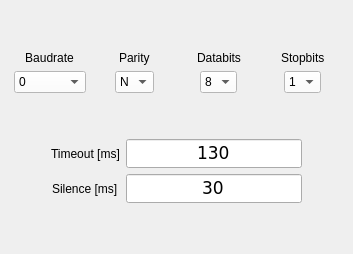
      <widget class="QWidget" name="SERIAL_PORT_1">
       <attribute name="title">
        <string>SERIAL PORT 1</string>
       </attribute>
       <layout class="QVBoxLayout" name="verticalLayout_6">
        <item>
         <layout class="QGridLayout" name="gridLayout_10">
          <item row="0" column="0">
           <spacer name="verticalSpacer_7">
            <property name="orientation">
             <enum>Qt::Vertical</enum>
            </property>
            <property name="sizeHint" stdset="0">
             <size>
              <width>20</width>
              <height>40</height>
             </size>
            </property>
           </spacer>
          </item>
          <item row="1" column="3" alignment="Qt::AlignHCenter">
           <widget class="QLabel" name="label_Stopbits_SERIAL_PORT_1">
            <property name="sizePolicy">
             <sizepolicy hsizetype="Fixed" vsizetype="Fixed">
              <horstretch>0</horstretch>
              <verstretch>0</verstretch>
             </sizepolicy>
            </property>
            <property name="text">
             <string>Stopbits</string>
            </property>
           </widget>
          </item>
          <item row="1" column="2" alignment="Qt::AlignHCenter">
           <widget class="QLabel" name="label_Databits_SERIAL_PORT_1">
            <property name="sizePolicy">
             <sizepolicy hsizetype="Fixed" vsizetype="Fixed">
              <horstretch>0</horstretch>
              <verstretch>0</verstretch>
             </sizepolicy>
            </property>
            <property name="text">
             <string>Databits</string>
            </property>
           </widget>
          </item>
          <item row="2" column="0" alignment="Qt::AlignHCenter">
           <widget class="QComboBox" name="comboBox_Baudrate_SERIAL_PORT_1">
            <property name="sizePolicy">
             <sizepolicy hsizetype="Fixed" vsizetype="Fixed">
              <horstretch>0</horstretch>
              <verstretch>0</verstretch>
             </sizepolicy>
            </property>
            <property name="focusPolicy">
             <enum>Qt::NoFocus</enum>
            </property>
            <property name="styleSheet">
             <string notr="true">background-color: rgb(255, 255, 255);</string>
            </property>
            <property name="currentIndex">
             <number>0</number>
            </property>
            <item>
             <property name="text">
              <string>0</string>
             </property>
            </item>
            <item>
             <property name="text">
              <string>2400</string>
             </property>
            </item>
            <item>
             <property name="text">
              <string>4800</string>
             </property>
            </item>
            <item>
             <property name="text">
              <string>9600</string>
             </property>
            </item>
            <item>
             <property name="text">
              <string>19200</string>
             </property>
            </item>
            <item>
             <property name="text">
              <string>38400</string>
             </property>
            </item>
            <item>
             <property name="text">
              <string>57600</string>
             </property>
            </item>
            <item>
             <property name="text">
              <string>115200</string>
             </property>
            </item>
            <item>
             <property name="text">
              <string>225000</string>
             </property>
            </item>
            <item>
             <property name="text">
              <string>230400</string>
             </property>
            </item>
           </widget>
          </item>
          <item row="1" column="1" alignment="Qt::AlignHCenter">
           <widget class="QLabel" name="label_Parity_SERIAL_PORT_1">
            <property name="sizePolicy">
             <sizepolicy hsizetype="Fixed" vsizetype="Fixed">
              <horstretch>0</horstretch>
              <verstretch>0</verstretch>
             </sizepolicy>
            </property>
            <property name="text">
             <string>Parity</string>
            </property>
           </widget>
          </item>
          <item row="2" column="1" alignment="Qt::AlignHCenter">
           <widget class="QComboBox" name="comboBox_Parity_SERIAL_PORT_1">
            <property name="sizePolicy">
             <sizepolicy hsizetype="Fixed" vsizetype="Fixed">
              <horstretch>0</horstretch>
              <verstretch>0</verstretch>
             </sizepolicy>
            </property>
            <property name="styleSheet">
             <string notr="true">background-color: rgb(255, 255, 255);</string>
            </property>
            <item>
             <property name="text">
              <string>N</string>
             </property>
            </item>
            <item>
             <property name="text">
              <string>E</string>
             </property>
            </item>
            <item>
             <property name="text">
              <string>O</string>
             </property>
            </item>
           </widget>
          </item>
          <item row="2" column="2" alignment="Qt::AlignHCenter">
           <widget class="QComboBox" name="comboBox_Databits_SERIAL_PORT_1">
            <property name="sizePolicy">
             <sizepolicy hsizetype="Fixed" vsizetype="Fixed">
              <horstretch>0</horstretch>
              <verstretch>0</verstretch>
             </sizepolicy>
            </property>
            <property name="styleSheet">
             <string notr="true">background-color: rgb(255, 255, 255);</string>
            </property>
            <property name="currentIndex">
             <number>3</number>
            </property>
            <item>
             <property name="text">
              <string>5</string>
             </property>
            </item>
            <item>
             <property name="text">
              <string>6</string>
             </property>
            </item>
            <item>
             <property name="text">
              <string>7</string>
             </property>
            </item>
            <item>
             <property name="text">
              <string>8</string>
             </property>
            </item>
            <item>
             <property name="text">
              <string>9</string>
             </property>
            </item>
           </widget>
          </item>
          <item row="1" column="0" alignment="Qt::AlignHCenter">
           <widget class="QLabel" name="label_Baudrate_SERIAL_PORT_1">
            <property name="sizePolicy">
             <sizepolicy hsizetype="Fixed" vsizetype="Fixed">
              <horstretch>0</horstretch>
              <verstretch>0</verstretch>
             </sizepolicy>
            </property>
            <property name="text">
             <string>Baudrate</string>
            </property>
            <property name="alignment">
             <set>Qt::AlignCenter</set>
            </property>
           </widget>
          </item>
          <item row="2" column="3" alignment="Qt::AlignHCenter">
           <widget class="QComboBox" name="comboBox_Stopbits_SERIAL_PORT_1">
            <property name="sizePolicy">
             <sizepolicy hsizetype="Fixed" vsizetype="Fixed">
              <horstretch>0</horstretch>
              <verstretch>0</verstretch>
             </sizepolicy>
            </property>
            <property name="styleSheet">
             <string notr="true">background-color: rgb(255, 255, 255);</string>
            </property>
            <property name="currentIndex">
             <number>0</number>
            </property>
            <item>
             <property name="text">
              <string>1</string>
             </property>
            </item>
            <item>
             <property name="text">
              <string>2</string>
             </property>
            </item>
           </widget>
          </item>
          <item row="3" column="0">
           <spacer name="verticalSpacer_8">
            <property name="orientation">
             <enum>Qt::Vertical</enum>
            </property>
            <property name="sizeHint" stdset="0">
             <size>
              <width>20</width>
              <height>40</height>
             </size>
            </property>
           </spacer>
          </item>
         </layout>
        </item>
        <item>
         <layout class="QGridLayout" name="gridLayout_11">
          <item row="0" column="0">
           <spacer name="horizontalSpacer_4">
            <property name="orientation">
             <enum>Qt::Horizontal</enum>
            </property>
            <property name="sizeHint" stdset="0">
             <size>
              <width>40</width>
              <height>20</height>
             </size>
            </property>
           </spacer>
          </item>
          <item row="0" column="3">
           <spacer name="horizontalSpacer_3">
            <property name="orientation">
             <enum>Qt::Horizontal</enum>
            </property>
            <property name="sizeHint" stdset="0">
             <size>
              <width>40</width>
              <height>20</height>
             </size>
            </property>
           </spacer>
          </item>
          <item row="1" column="1" alignment="Qt::AlignHCenter">
           <widget class="QLabel" name="label_Silence_SERIAL_PORT_1">
            <property name="text">
             <string>Silence [ms]</string>
            </property>
           </widget>
          </item>
          <item row="0" column="1" alignment="Qt::AlignHCenter">
           <widget class="QLabel" name="label_Timeout_SERIAL_PORT_1">
            <property name="text">
             <string>Timeout [ms]</string>
            </property>
           </widget>
          </item>
          <item row="2" column="1">
           <spacer name="verticalSpacer_9">
            <property name="orientation">
             <enum>Qt::Vertical</enum>
            </property>
            <property name="sizeHint" stdset="0">
             <size>
              <width>20</width>
              <height>40</height>
             </size>
            </property>
           </spacer>
          </item>
          <item row="0" column="2">
           <widget class="QLineEdit" name="lineEdit_Timeout_SERIAL_PORT_1">
            <property name="sizePolicy">
             <sizepolicy hsizetype="Preferred" vsizetype="Fixed">
              <horstretch>0</horstretch>
              <verstretch>0</verstretch>
             </sizepolicy>
            </property>
            <property name="font">
             <font>
              <family>DejaVu Sans</family>
              <pointsize>13</pointsize>
              <weight>50</weight>
              <italic>false</italic>
              <bold>false</bold>
             </font>
            </property>
            <property name="focusPolicy">
             <enum>Qt::StrongFocus</enum>
            </property>
            <property name="text">
             <string>130</string>
            </property>
            <property name="alignment">
             <set>Qt::AlignCenter</set>
            </property>
           </widget>
          </item>
          <item row="1" column="2">
           <widget class="QLineEdit" name="lineEdit_Silence_SERIAL_PORT_1">
            <property name="sizePolicy">
             <sizepolicy hsizetype="Preferred" vsizetype="Fixed">
              <horstretch>0</horstretch>
              <verstretch>0</verstretch>
             </sizepolicy>
            </property>
            <property name="font">
             <font>
              <family>DejaVu Sans</family>
              <pointsize>13</pointsize>
              <weight>50</weight>
              <italic>false</italic>
              <bold>false</bold>
             </font>
            </property>
            <property name="focusPolicy">
             <enum>Qt::StrongFocus</enum>
            </property>
            <property name="text">
             <string>30</string>
            </property>
            <property name="alignment">
             <set>Qt::AlignCenter</set>
            </property>
           </widget>
          </item>
         </layout>
        </item>
       </layout>
      </widget>
